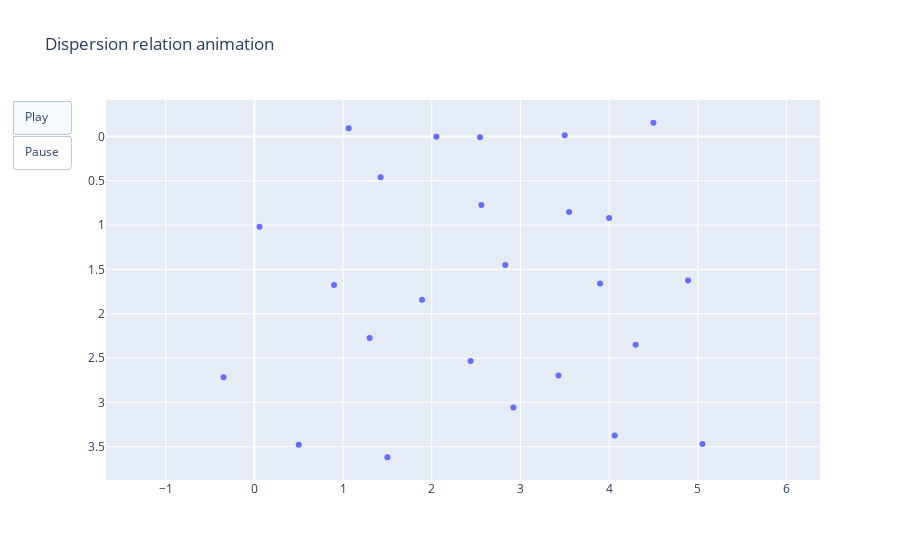

Notebook source saved alongside this figure:
### Code cell
# Parameters for animation
fps = 30 # /s
animation_length = 3 # s

# Construct frames
frames = []
for t in range(int(animation_length * fps)):
    dt = t / fps
    dphase = dt * w * 2 * np.pi
    current_grid = grid + dgrid * np.exp(1.j * dphase)
    x = current_grid[:, :, 0].flatten()
    y = current_grid[:, :, 1].flatten()
    frames.append(go.Frame(data=[go.Scatter(x=x.real, y=y.real, mode='markers')]))

# Figure components
start_button = dict(
        label="Play",
        method="animate",
        args=[
            None, 
            {
                "frame":{"duration": 1000 / fps, "redraw": False},
                "fromcurrent": True, 
                "transition": {"duration": 100}
            }])
pause_button = dict(
        label="Pause",
        method="animate",
        args=[
            [None], 
            {
                "frame": {"duration": 0, "redraw": False},
                "mode": "immediate",
                "transition": {"duration": 0}
            }])

# Plot
fig = go.Figure(
    data=frames[0].data,
    layout=go.Layout(
        title="Dispersion relation animation",
        yaxis=dict(scaleanchor="x", scaleratio=1, autorange='reversed'),
        updatemenus=[
            dict(
                type="buttons",
                buttons=[start_button, pause_button
            ])
        ]
    ),
    frames=frames[1:])
fig.show()

### Figure 1 — Plotly figure (JSON) as saved in the notebook; plotly's stock layout.template omitted (floating-point values rounded to 4 significant figures)
{"data": [{"mode": "markers", "type": "scatter", "x": [1.063, 2.052, 2.544, 3.5, 4.5, 0.05799, 1.423, 2.56, 3.549, 4, 0.8981, 1.89, 2.829, 3.898, 4.89, -0.3473, 1.299, 2.438, 3.429, 4.299, 0.5, 1.5, 2.921, 4.063, 5.052], "y": [-0.09221, 0.00346, 0.009914, -0.01161, -0.154, 1.02, 0.4611, 0.7731, 0.8533, 0.9188, 1.675, 1.843, 1.45, 1.659, 1.626, 2.716, 2.274, 2.534, 2.698, 2.349, 3.476, 3.618, 3.056, 3.372, 3.468]}], "layout": {"title": {"text": "Dispersion relation animation"}, "updatemenus": [{"buttons": [{"args": [null, {"frame": {"duration": 33.33, "redraw": false}, "fromcurrent": true, "transition": {"duration": 100}}], "label": "Play", "method": "animate"}, {"args": [[null], {"frame": {"duration": 0, "redraw": false}, "mode": "immediate", "transition": {"duration": 0}}], "label": "Pause", "method": "animate"}], "type": "buttons"}], "yaxis": {"autorange": "reversed", "scaleanchor": "x", "scaleratio": 1}}}
